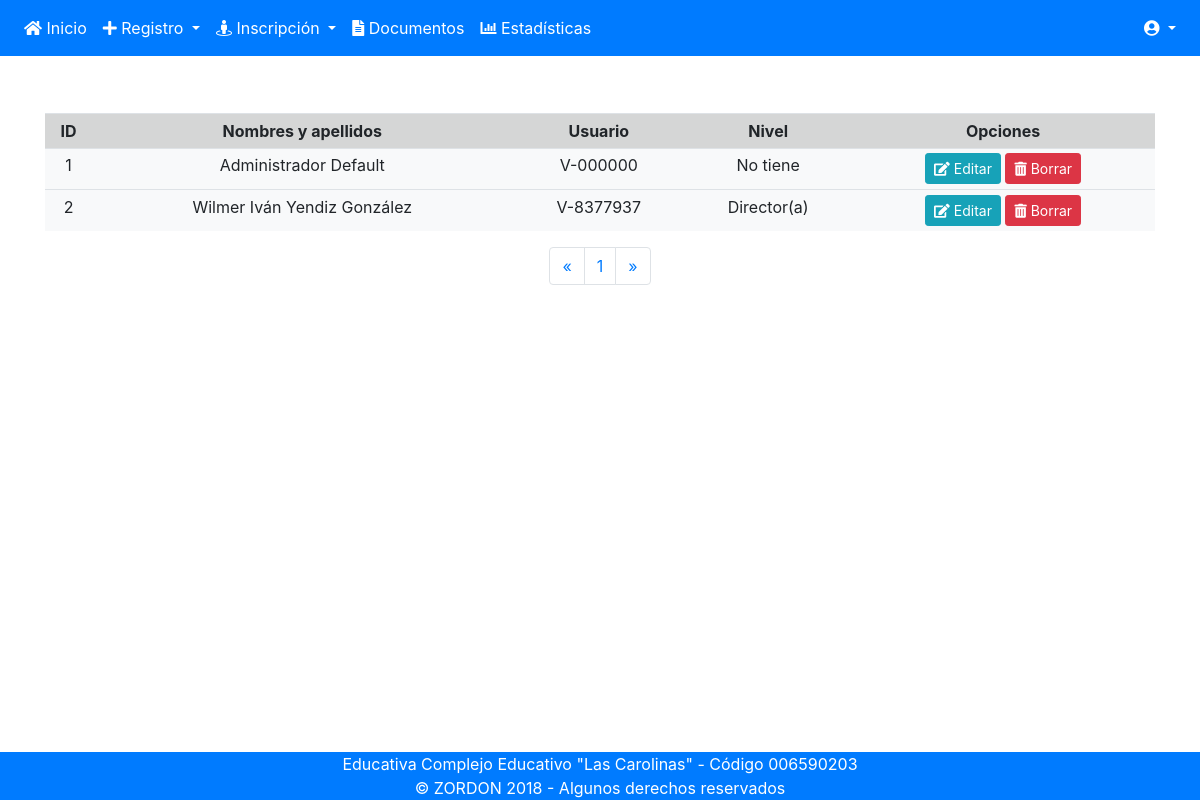
The page /lis-personal.php on the database its author committed.
### tables this page shows
CREATE TABLE `usuarios` (
  `id` int(11) NOT NULL,
  `usuario` varchar(20) NOT NULL,
  `clave` varchar(20) NOT NULL,
  `nivel_id` int(11) NOT NULL,
  `persona_id` int(11) NOT NULL
);

CREATE TABLE `personas` (
  `id` int(11) NOT NULL,
  `ci` varchar(15) NOT NULL,
  `nac_id` int(2) DEFAULT NULL,
  `fec_nac` date DEFAULT NULL,
  `pri_nom` varchar(15) NOT NULL,
  `seg_nom` varchar(15) DEFAULT NULL,
  `pri_ape` varchar(15) NOT NULL,
  `seg_ape` varchar(15) DEFAULT NULL,
  `pais_id` int(5) DEFAULT NULL
);

CREATE TABLE `eav` (
  `id` int(11) NOT NULL,
  `dsc` varchar(50) NOT NULL,
  `tipo_id` int(11) DEFAULT NULL,
  `tipo_des` varchar(255) NOT NULL,
  `categoria_id` int(11) NOT NULL,
  `cat_des` varchar(255) NOT NULL
);

### lis-personal.php (the view, shortened to what this page needs)
<?php include 'includes/header.php'; include 'includes/nav.php';?>
  <section class="container">
    <br><br>
    <?php
    $MostrarPag=5;
    if (isset($_GET['pagina'])) {
      $pagina=$_GET['pagina'];
    }else{
      $pagina=1;
    }
    $empieza=($pagina-1)*$MostrarPag;
    $SQL="SELECT * FROM usuarios INNER JOIN eav ON usuarios.nivel_id=eav.id INNER JOIN personas ON usuarios.persona_id=personas.id LIMIT $empieza,$MostrarPag";
    $Ejec=mysqli_query($conexion,$SQL);
    ?>
    <table class="table table-sm table-hover bg-light text-center">
      <tr class="table-active">
        <th>ID</th>
        <th>Nombres y apellidos</th>
        <th>Usuario</th>
        <th>Nivel</th>
        <th>Opciones</th>
      </tr>
      <?php
      $ii=0;
      while ($fila=mysqli_fetch_assoc($Ejec)) {
        extract($fila);
        $ii++;
      ?>
      <tr>
        <td><?php echo "$ii"; ?></td>
        <td><?php echo "$pri_nom $seg_nom $pri_ape $seg_ape"; ?></td>
        <td><?php echo "$usuario"; ?></td>
        <td><?php echo "$dsc"; ?></td>
        <td>
          <a class="btn btn-sm btn-info" href="lis-personal.php?editar=<?php echo "$id"; ?>" name="editar" value="1"><i class="fas fa-edit"></i> Editar</a>
          <a class="btn btn-sm btn-danger" href="lis-personal.php?borrar=<?php echo "$id"; ?>" name="borrar"><i class="fas fa-trash-alt"></i> Borrar</a>
        </td>
      </tr>
    <?php } ?>
    </table>
    <div class="d-flex justify-content-center">
    <?php
    $SQL="SELECT * FROM usuarios INNER JOIN personas ON usuarios.persona_id=personas.id INNER JOIN eav ON usuarios.nivel_id=eav.id";
    $Ejec=mysqli_query($conexion,$SQL);
    $TotalRegistros=mysqli_num_rows($Ejec);
    $TotalPag=ceil($TotalRegistros/$MostrarPag);
  ?>
  <nav aria-label=Page navigation example class=text-center>
    <ul class=pagination d-flex justify-content-center>
      <li class="page-item"><a class="page-link" href="listado.php?pagina=<?php echo $pagina-1; ?>">&laquo;</a></li>
      <?php for ($i=1; $i <=$TotalPag ; $i++) { ?>
      <li class="page-item"><a class="page-link" href="listado.php?pagina=<?php echo $i; ?>"><?php echo $i; ?></a></li>
      <?php } ?>
      <li class="page-item"><a class="page-link" href="listado.php?pagina=<?php echo $pagina+1; ?>">&raquo;</a></li>
    </ul>
  </nav>
    </div>
  </section>
<?php include 'includes/footer.php'; ?>

### rows shown on the page
usuarios: persona.pri_nom "Administrador", persona.pri_ape "Default", usuario "V-000000", eav.dsc "No tiene"
usuarios: persona.pri_nom "Wilmer", persona.seg_nom "Iván", persona.pri_ape "Yendiz", persona.seg_ape "González", usuario "V-8377937", eav.dsc "Director(a)"
